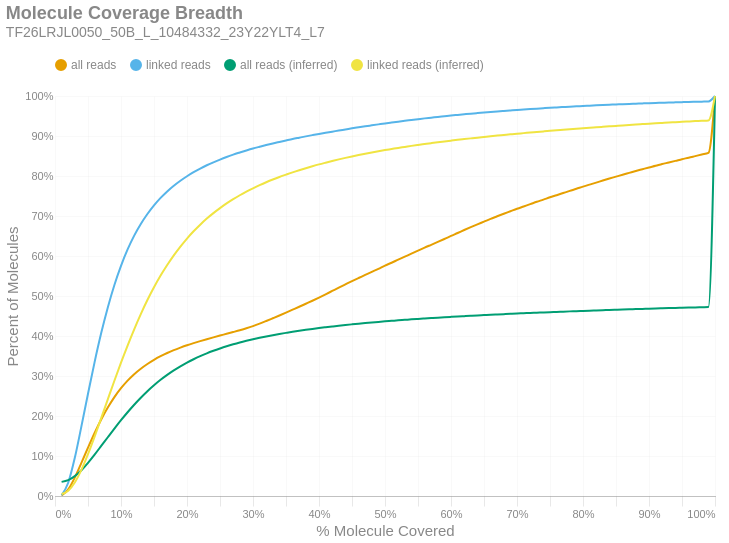

The notebook cell saved with this chart:
### Markdown cell above
### Molecule Read Coverage
This chart shows molecule coverage breadth as computed by the number of bases aligned to that molecule. In other words, "*how much of each unique long molecule is actually sequenced/aligned?*" Keep in mind there is a distinction between sequences and alignments, since some sequences belonging to a particular molecule may not align well and wouldn't appear in the alignment data. This chart also shows molecule coverage breadth as computed by the *inferred fragment* from which the aligned sequences originate. Unlike read coverage, this calculation takes into account the total insert size, including unsequenced gaps between the forward and reverse reads. Like the previous figures, these are cumulative percents.

### Code cell
if SKIPLR:
    print_html(f"Skipped")
else:
    binned_df = consolidated_hist(valids['coverage_bp'], mask, 0.01, True)
    binned_df_inf = consolidated_hist(valids['coverage_inserts'], mask, 0.01, True)
    binned_df = binned_df.with_columns(pl.lit(binned_df_inf['all reads (cumsum)']).alias('all reads (inferred)'))
    binned_df = binned_df.with_columns(pl.lit(binned_df_inf['linked reads (cumsum)']).alias('linked reads (inferred)'))
    binned_df = binned_df.with_columns(
        (pl.col('bin').cast(pl.Float64) + 0.01).alias('right_edge')
    )

    with SafeRender(binned_df):
        (
            density_plot(binned_df, 'Molecule Coverage Breadth', samplename, 'molcov', ['all reads (inferred)','linked reads (inferred)'])
            .encode(
                #x=alt.X('bin:Q', title="% Molecule Covered").axis(format = '%').scale(padding=0),
                x=alt.X('right_edge:Q', title="% Molecule Covered").axis(format='%').scale(padding=0),
                y=alt.Y('value:Q', title='Percent of Molecules')
                    .axis(format='%')
                    .stack(False)
                    .scale(domainMin=0, padding=0),
                color=alt.Color("key:N").scale(domain = ["all reads", "linked reads", "all reads (inferred)", "linked reads (inferred)"]),
                tooltip = [
                    alt.Tooltip("key:N", title = "Data Type"),
                    alt.Tooltip("range_label:N", title="% Molecule Covered"),
                    alt.Tooltip("value:Q", format = ".2%", title="% Molecules")
                ]
            )
        ).display()

### Figure 1 — Vega-Lite specification as saved in the notebook (floating-point values rounded to 4 significant figures)
{"width": "container", "height": 400, "config": {"title": {"anchor": "start", "dy": -15, "fontSize": 18, "color": "#888888", "subtitleColor": "#888888", "subtitleFontSize": 14}, "arc": {"fill": "#0072B2"}, "axis": {"domainColor": "#888888", "domainWidth": 0.5, "gridWidth": 0.2, "grid": false, "titleFontWeight": 400, "titleFontSize": 15, "labelFontSize": 11, "labelColor": "#888888", "tickColor": "#888888", "tickWidth": 0.2, "titleColor": "#888888"}, "axisBand": {"grid": false}, "axisX": {"grid": true, "tickSize": 10, "domainCap": "round"}, "axisY": {"domain": false, "grid": true, "tickSize": 0, "domainCap": "round"}, "background": "transparent", "header": {"labelFontSize": 15, "labelColor": "#888888", "titleFontSize": 15, "titleFontWeight": 600, "titleColor": "#888888"}, "legend": {"labelFont": "sans-serif", "labelFontSize": 12, "labelColor": "#888888", "symbolSize": 100, "symbolType": "circle", "titleFontSize": 12, "titlePadding": 10, "titleColor": "#888888", "title": null, "orient": "top"}, "range": {"category": ["#E69F00", "#56B4E9", "#009E73", "#F0E442", "#0072B2", "#D55E00", "#CC79A7", "#000000"], "diverging": ["#cfe8f3", "#a2d4ec", "#73bfe2", "#46abdb", "#1696d2", "#12719e"]}, "area": {"fill": "#0072B2", "fillOpacity": 0.7, "line": true, "strokeOpacity": 0.7}, "line": {"color": "#0072B2", "stroke": "#0072B2", "strokeWidth": 2}, "trail": {"color": "#0072B2", "stroke": "#0072B2", "strokeWidth": 0, "size": 1}, "point": {"filled": true, "fillOpacity": 1.0, "size": 95}, "text": {"color": "#888888", "fontSize": 11, "align": "right", "fontWeight": 400, "size": 11}, "bar": {"fill": "#0072B2", "stroke": null}, "view": {"stroke": null, "continuousWidth": 660, "continuousHeight": 400}}, "data": {"name": "data-68fd6a079a2ad0469c7ed7110d65af13"}, "mark": {"type": "line", "interpolate": "monotone", "point": {"opacity": 0, "size": 275}}, "encoding": {"color": {"field": "key", "scale": {"domain": ["all reads", "linked reads", "all reads (inferred)", "linked reads (inferred)"]}, "type": "nominal"}, "tooltip": [{"field": "key", "title": "Data Type", "type": "nominal"}, {"field": "range_label", "title": "% Molecule Covered", "type": "nominal"}, {"field": "value", "format": ".2%", "title": "% Molecules", "type": "quantitative"}], "x": {"axis": {"format": "%"}, "field": "right_edge", "scale": {"padding": 0}, "title": "% Molecule Covered", "type": "quantitative"}, "y": {"axis": {"format": "%"}, "field": "value", "scale": {"domainMin": 0, "padding": 0}, "stack": false, "title": "Percent of Molecules", "type": "quantitative"}}, "params": [{"name": "param_c36ac31b6afebe62", "select": {"type": "point", "fields": ["key"]}, "bind": "legend"}], "title": {"text": "Molecule Coverage Breadth", "subtitle": "TF26LRJL0050_50B_L_10484332_23Y22YLT4_L7"}, "transform": [{"fold": ["all reads (cumsum)", "linked reads (cumsum)", "all reads (inferred)", "linked reads (inferred)"]}, {"calculate": "replace(datum.key, ' (cumsum)', '')", "as": "key"}, {"filter": {"param": "param_c36ac31b6afebe62"}}], "usermeta": {"embedOptions": {"downloadFileName": "TF26LRJL0050_50B_L_10484332_23Y22YLT4_L7.molcov"}}, "$schema": "https://vega.github.io/schema/vega-lite/v6.4.1.json", "datasets": {"data-68fd6a079a2ad0469c7ed7110d65af13": [{"bin": "0.0", "interval": "0.0-0.01", "all reads": 0.00116, "linked reads": 0.00187, "all reads (cumsum)": 0.00116, "linked reads (cumsum)": 0.00187, "range_label": "0.0-0.01", "all reads (inferred)": 0.03528, "linked reads (inferred)": 0.00517, "right_edge": 0.01}, {"bin": "0.01", "interval": "0.01-0.02", "all reads": 0.01535, "linked reads": 0.03122, "all reads (cumsum)": 0.01651, "linked reads (cumsum)": 0.03309, "range_label": "0.01-0.02", "all reads (inferred)": 0.0396, "linked reads (inferred)": 0.01318, "right_edge": 0.02}, {"bin": "0.02", "interval": "0.02-0.03", "all reads": 0.02953, "linked reads": 0.06229, "all reads (cumsum)": 0.04604, "linked reads (cumsum)": 0.09539, "range_label": "0.02-0.03", "all reads (inferred)": 0.04966, "linked reads (inferred)": 0.03388, "right_edge": 0.03}, {"bin": "0.03", "interval": "0.03-0.04", "all reads": 0.03677, "linked reads": 0.07863, "all reads (cumsum)": 0.08281, "linked reads (cumsum)": 0.174, "range_label": "0.03-0.04", "all reads (inferred)": 0.06454, "linked reads (inferred)": 0.06526, "right_edge": 0.04}, {"bin": "0.04", "interval": "0.04-0.05", "all reads": 0.03797, "linked reads": 0.08153, "all reads (cumsum)": 0.1208, "linked reads (cumsum)": 0.2555, "range_label": "0.04-0.05", "all reads (inferred)": 0.083, "linked reads (inferred)": 0.1045, "right_edge": 0.05}, {"bin": "0.05", "interval": "0.05-0.06", "all reads": 0.0368, "linked reads": 0.07917, "all reads (cumsum)": 0.1576, "linked reads (cumsum)": 0.3347, "range_label": "0.05-0.06", "all reads (inferred)": 0.1035, "linked reads (inferred)": 0.1484, "right_edge": 0.06}, {"bin": "0.06", "interval": "0.06-0.07", "all reads": 0.03366, "linked reads": 0.07252, "all reads (cumsum)": 0.1912, "linked reads (cumsum)": 0.4072, "range_label": "0.06-0.07", "all reads (inferred)": 0.1251, "linked reads (inferred)": 0.1948, "right_edge": 0.07}, {"bin": "0.07", "interval": "0.07-0.08", "all reads": 0.02979, "linked reads": 0.06419, "all reads (cumsum)": 0.221, "linked reads (cumsum)": 0.4714, "range_label": "0.07-0.08", "all reads (inferred)": 0.1469, "linked reads (inferred)": 0.2416, "right_edge": 0.08}, {"bin": "0.08", "interval": "0.08-0.09", "all reads": 0.02615, "linked reads": 0.05625, "all reads (cumsum)": 0.2472, "linked reads (cumsum)": 0.5277, "range_label": "0.08-0.09", "all reads (inferred)": 0.1685, "linked reads (inferred)": 0.2882, "right_edge": 0.09}, {"bin": "0.09", "interval": "0.09-0.1", "all reads": 0.02223, "linked reads": 0.04778, "all reads (cumsum)": 0.2694, "linked reads (cumsum)": 0.5755, "range_label": "0.09-0.1", "all reads (inferred)": 0.1895, "linked reads (inferred)": 0.3334, "right_edge": 0.1}, {"bin": "0.1", "interval": "0.1-0.11", "all reads": 0.01901, "linked reads": 0.04087, "all reads (cumsum)": 0.2884, "linked reads (cumsum)": 0.6163, "range_label": "0.1-0.11", "all reads (inferred)": 0.2094, "linked reads (inferred)": 0.3762, "right_edge": 0.11}, {"bin": "0.11", "interval": "0.11-0.12", "all reads": 0.01615, "linked reads": 0.03461, "all reads (cumsum)": 0.3046, "linked reads (cumsum)": 0.6509, "range_label": "0.11-0.12", "all reads (inferred)": 0.2282, "linked reads (inferred)": 0.4168, "right_edge": 0.12}, {"bin": "0.12", "interval": "0.12-0.13", "all reads": 0.01365, "linked reads": 0.02904, "all reads (cumsum)": 0.3182, "linked reads (cumsum)": 0.68, "range_label": "0.12-0.13", "all reads (inferred)": 0.2458, "linked reads (inferred)": 0.4546, "right_edge": 0.13}, {"bin": "0.13", "interval": "0.13-0.14", "all reads": 0.01181, "linked reads": 0.02491, "all reads (cumsum)": 0.33, "linked reads (cumsum)": 0.7049, "range_label": "0.13-0.14", "all reads (inferred)": 0.2621, "linked reads (inferred)": 0.4899, "right_edge": 0.14}, {"bin": "0.14", "interval": "0.14-0.15", "all reads": 0.01036, "linked reads": 0.02165, "all reads (cumsum)": 0.3404, "linked reads (cumsum)": 0.7265, "range_label": "0.14-0.15", "all reads (inferred)": 0.2769, "linked reads (inferred)": 0.5218, "right_edge": 0.15}, {"bin": "0.15", "interval": "0.15-0.16", "all reads": 0.009037, "linked reads": 0.01866, "all reads (cumsum)": 0.3494, "linked reads (cumsum)": 0.7452, "range_label": "0.15-0.16", "all reads (inferred)": 0.2905, "linked reads (inferred)": 0.551, "right_edge": 0.16}, {"bin": "0.16", "interval": "0.16-0.17", "all reads": 0.00797, "linked reads": 0.01622, "all reads (cumsum)": 0.3574, "linked reads (cumsum)": 0.7614, "range_label": "0.16-0.17", "all reads (inferred)": 0.3027, "linked reads (inferred)": 0.5774, "right_edge": 0.17}, {"bin": "0.17", "interval": "0.17-0.18", "all reads": 0.007111, "linked reads": 0.01424, "all reads (cumsum)": 0.3645, "linked reads (cumsum)": 0.7757, "range_label": "0.17-0.18", "all reads (inferred)": 0.3139, "linked reads (inferred)": 0.6016, "right_edge": 0.18}, {"bin": "0.18", "interval": "0.18-0.19", "all reads": 0.006376, "linked reads": 0.01244, "all reads (cumsum)": 0.3709, "linked reads (cumsum)": 0.7881, "range_label": "0.18-0.19", "all reads (inferred)": 0.3241, "linked reads (inferred)": 0.6235, "right_edge": 0.19}, {"bin": "0.19", "interval": "0.19-0.2", "all reads": 0.005905, "linked reads": 0.01132, "all reads (cumsum)": 0.3768, "linked reads (cumsum)": 0.7994, "range_label": "0.19-0.2", "all reads (inferred)": 0.3335, "linked reads (inferred)": 0.6437, "right_edge": 0.2}, {"bin": "0.2", "interval": "0.2-0.21", "all reads": 0.00536, "linked reads": 0.01005, "all reads (cumsum)": 0.3822, "linked reads (cumsum)": 0.8095, "range_label": "0.2-0.21", "all reads (inferred)": 0.3419, "linked reads (inferred)": 0.6618, "right_edge": 0.21}, {"bin": "0.21", "interval": "0.21-0.22", "all reads": 0.005038, "linked reads": 0.009132, "all reads (cumsum)": 0.3872, "linked reads (cumsum)": 0.8186, "range_label": "0.21-0.22", "all reads (inferred)": 0.3496, "linked reads (inferred)": 0.6783, "right_edge": 0.22}, {"bin": "0.22", "interval": "0.22-0.23", "all reads": 0.004825, "linked reads": 0.008207, "all reads (cumsum)": 0.392, "linked reads (cumsum)": 0.8268, "range_label": "0.22-0.23", "all reads (inferred)": 0.3567, "linked reads (inferred)": 0.6936, "right_edge": 0.23}, {"bin": "0.23", "interval": "0.23-0.24", "all reads": 0.004623, "linked reads": 0.00745, "all reads (cumsum)": 0.3967, "linked reads (cumsum)": 0.8343, "range_label": "0.23-0.24", "all reads (inferred)": 0.363, "linked reads (inferred)": 0.7073, "right_edge": 0.24}, {"bin": "0.24", "interval": "0.24-0.25", "all reads": 0.00451, "linked reads": 0.00684, "all reads (cumsum)": 0.4012, "linked reads (cumsum)": 0.8411, "range_label": "0.24-0.25", "all reads (inferred)": 0.3688, "linked reads (inferred)": 0.7198, "right_edge": 0.25}, {"bin": "0.25", "interval": "0.25-0.26", "all reads": 0.004334, "linked reads": 0.006421, "all reads (cumsum)": 0.4055, "linked reads (cumsum)": 0.8475, "range_label": "0.25-0.26", "all reads (inferred)": 0.3742, "linked reads (inferred)": 0.7314, "right_edge": 0.26}, {"bin": "0.26", "interval": "0.26-0.27", "all reads": 0.004449, "linked reads": 0.006016, "all reads (cumsum)": 0.4099, "linked reads (cumsum)": 0.8535, "range_label": "0.26-0.27", "all reads (inferred)": 0.3792, "linked reads (inferred)": 0.7421, "right_edge": 0.27}, {"bin": "0.27", "interval": "0.27-0.28", "all reads": 0.004529, "linked reads": 0.005316, "all reads (cumsum)": 0.4145, "linked reads (cumsum)": 0.8589, "range_label": "0.27-0.28", "all reads (inferred)": 0.3838, "linked reads (inferred)": 0.7519, "right_edge": 0.28}, {"bin": "0.28", "interval": "0.28-0.29", "all reads": 0.004884, "linked reads": 0.005065, "all reads (cumsum)": 0.4194, "linked reads (cumsum)": 0.8639, "range_label": "0.28-0.29", "all reads (inferred)": 0.388, "linked reads (inferred)": 0.7609, "right_edge": 0.29}, {"bin": "0.29", "interval": "0.29-0.3", "all reads": 0.005411, "linked reads": 0.004812, "all reads (cumsum)": 0.4248, "linked reads (cumsum)": 0.8687, "range_label": "0.29-0.3", "all reads (inferred)": 0.3919, "linked reads (inferred)": 0.7693, "right_edge": 0.3}, {"bin": "0.3", "interval": "0.3-0.31", "all reads": 0.00605, "linked reads": 0.004427, "all reads (cumsum)": 0.4308, "linked reads (cumsum)": 0.8732, "range_label": "0.3-0.31", "all reads (inferred)": 0.3955, "linked reads (inferred)": 0.777, "right_edge": 0.31}, {"bin": "0.31", "interval": "0.31-0.32", "all reads": 0.00663, "linked reads": 0.004321, "all reads (cumsum)": 0.4374, "linked reads (cumsum)": 0.8775, "range_label": "0.31-0.32", "all reads (inferred)": 0.3989, "linked reads (inferred)": 0.7843, "right_edge": 0.32}, {"bin": "0.32", "interval": "0.32-0.33", "all reads": 0.006891, "linked reads": 0.004002, "all reads (cumsum)": 0.4443, "linked reads (cumsum)": 0.8815, "range_label": "0.32-0.33", "all reads (inferred)": 0.4021, "linked reads (inferred)": 0.7911, "right_edge": 0.33}, {"bin": "0.33", "interval": "0.33-0.34", "all reads": 0.006965, "linked reads": 0.003733, "all reads (cumsum)": 0.4513, "linked reads (cumsum)": 0.8852, "range_label": "0.33-0.34", "all reads (inferred)": 0.4051, "linked reads (inferred)": 0.7975, "right_edge": 0.34}, {"bin": "0.34", "interval": "0.34-0.35", "all reads": 0.007179, "linked reads": 0.003679, "all reads (cumsum)": 0.4585, "linked reads (cumsum)": 0.8889, "range_label": "0.34-0.35", "all reads (inferred)": 0.4078, "linked reads (inferred)": 0.8034, "right_edge": 0.35}, {"bin": "0.35", "interval": "0.35-0.36", "all reads": 0.007289, "linked reads": 0.003632, "all reads (cumsum)": 0.4658, "linked reads (cumsum)": 0.8925, "range_label": "0.35-0.36", "all reads (inferred)": 0.4105, "linked reads (inferred)": 0.8091, "right_edge": 0.36}, {"bin": "0.36", "interval": "0.36-0.37", "all reads": 0.007311, "linked reads": 0.003293, "all reads (cumsum)": 0.4731, "linked reads (cumsum)": 0.8958, "range_label": "0.36-0.37", "all reads (inferred)": 0.413, "linked reads (inferred)": 0.8145, "right_edge": 0.37}, {"bin": "0.37", "interval": "0.37-0.38", "all reads": 0.007507, "linked reads": 0.003259, "all reads (cumsum)": 0.4806, "linked reads (cumsum)": 0.8991, "range_label": "0.37-0.38", "all reads (inferred)": 0.4154, "linked reads (inferred)": 0.8195, "right_edge": 0.38}, {"bin": "0.38", "interval": "0.38-0.39", "all reads": 0.007551, "linked reads": 0.003115, "all reads (cumsum)": 0.4881, "linked reads (cumsum)": 0.9022, "range_label": "0.38-0.39", "all reads (inferred)": 0.4177, "linked reads (inferred)": 0.8244, "right_edge": 0.39}, {"bin": "0.39", "interval": "0.39-0.4", "all reads": 0.007847, "linked reads": 0.003041, "all reads (cumsum)": 0.496, "linked reads (cumsum)": 0.9052, "range_label": "0.39-0.4", "all reads (inferred)": 0.4198, "linked reads (inferred)": 0.8291, "right_edge": 0.4}, {"bin": "0.4", "interval": "0.4-0.41", "all reads": 0.008163, "linked reads": 0.002878, "all reads (cumsum)": 0.5042, "linked reads (cumsum)": 0.9081, "range_label": "0.4-0.41", "all reads (inferred)": 0.4218, "linked reads (inferred)": 0.8333, "right_edge": 0.41}, {"bin": "0.41", "interval": "0.41-0.42", "all reads": 0.008422, "linked reads": 0.00275, "all reads (cumsum)": 0.5126, "linked reads (cumsum)": 0.9109, "range_label": "0.41-0.42", "all reads (inferred)": 0.4238, "linked reads (inferred)": 0.8375, "right_edge": 0.42}, {"bin": "0.42", "interval": "0.42-0.43", "all reads": 0.008444, "linked reads": 0.002871, "all reads (cumsum)": 0.521, "linked reads (cumsum)": 0.9137, "range_label": "0.42-0.43", "all reads (inferred)": 0.4257, "linked reads (inferred)": 0.8415, "right_edge": 0.43}, {"bin": "0.43", "interval": "0.43-0.44", "all reads": 0.008095, "linked reads": 0.002656, "all reads (cumsum)": 0.5291, "linked reads (cumsum)": 0.9164, "range_label": "0.43-0.44", "all reads (inferred)": 0.4275, "linked reads (inferred)": 0.8453, "right_edge": 0.44}, {"bin": "0.44", "interval": "0.44-0.45", "all reads": 0.008057, "linked reads": 0.002743, "all reads (cumsum)": 0.5372, "linked reads (cumsum)": 0.9191, "range_label": "0.44-0.45", "all reads (inferred)": 0.4291, "linked reads (inferred)": 0.8489, "right_edge": 0.45}, {"bin": "0.45", "interval": "0.45-0.46", "all reads": 0.00778, "linked reads": 0.00256, "all reads (cumsum)": 0.545, "linked reads (cumsum)": 0.9217, "range_label": "0.45-0.46", "all reads (inferred)": 0.4308, "linked reads (inferred)": 0.8524, "right_edge": 0.46}, {"bin": "0.46", "interval": "0.46-0.47", "all reads": 0.007647, "linked reads": 0.002536, "all reads (cumsum)": 0.5526, "linked reads (cumsum)": 0.9242, "range_label": "0.46-0.47", "all reads (inferred)": 0.4323, "linked reads (inferred)": 0.8557, "right_edge": 0.47}, {"bin": "0.47", "interval": "0.47-0.48", "all reads": 0.007714, "linked reads": 0.002415, "all reads (cumsum)": 0.5603, "linked reads (cumsum)": 0.9266, "range_label": "0.47-0.48", "all reads (inferred)": 0.4338, "linked reads (inferred)": 0.8588, "right_edge": 0.48}, {"bin": "0.48", "interval": "0.48-0.49", "all reads": 0.007549, "linked reads": 0.002408, "all reads (cumsum)": 0.5679, "linked reads (cumsum)": 0.9291, "range_label": "0.48-0.49", "all reads (inferred)": 0.4353, "linked reads (inferred)": 0.8619, "right_edge": 0.49}, {"bin": "0.49", "interval": "0.49-0.5", "all reads": 0.008231, "linked reads": 0.002397, "all reads (cumsum)": 0.5761, "linked reads (cumsum)": 0.9315, "range_label": "0.49-0.5", "all reads (inferred)": 0.4366, "linked reads (inferred)": 0.8647, "right_edge": 0.5}, {"bin": "0.5", "interval": "0.5-0.51", "all reads": 0.007082, "linked reads": 0.002227, "all reads (cumsum)": 0.5832, "linked reads (cumsum)": 0.9337, "range_label": "0.5-0.51", "all reads (inferred)": 0.4379, "linked reads (inferred)": 0.8675, "right_edge": 0.51}, {"bin": "0.51", "interval": "0.51-0.52", "all reads": 0.007738, "linked reads": 0.00218, "all reads (cumsum)": 0.5909, "linked reads (cumsum)": 0.9359, "range_label": "0.51-0.52", "all reads (inferred)": 0.4392, "linked reads (inferred)": 0.8702, "right_edge": 0.52}, {"bin": "0.52", "interval": "0.52-0.53", "all reads": 0.007454, "linked reads": 0.002096, "all reads (cumsum)": 0.5984, "linked reads (cumsum)": 0.938, "range_label": "0.52-0.53", "all reads (inferred)": 0.4404, "linked reads (inferred)": 0.8727, "right_edge": 0.53}, {"bin": "0.53", "interval": "0.53-0.54", "all reads": 0.007539, "linked reads": 0.002018, "all reads (cumsum)": 0.6059, "linked reads (cumsum)": 0.94, "range_label": "0.53-0.54", "all reads (inferred)": 0.4416, "linked reads (inferred)": 0.8753, "right_edge": 0.54}, {"bin": "0.54", "interval": "0.54-0.55", "all reads": 0.007384, "linked reads": 0.002049, "all reads (cumsum)": 0.6133, "linked reads (cumsum)": 0.942, "range_label": "0.54-0.55", "all reads (inferred)": 0.4427, "linked reads (inferred)": 0.8777, "right_edge": 0.55}, {"bin": "0.55", "interval": "0.55-0.56", "all reads": 0.007532, "linked reads": 0.002047, "all reads (cumsum)": 0.6208, "linked reads (cumsum)": 0.9441, "range_label": "0.55-0.56", "all reads (inferred)": 0.4438, "linked reads (inferred)": 0.8799, "right_edge": 0.56}, {"bin": "0.56", "interval": "0.56-0.57", "all reads": 0.007144, "linked reads": 0.001755, "all reads (cumsum)": 0.628, "linked reads (cumsum)": 0.9458, "range_label": "0.56-0.57", "all reads (inferred)": 0.4449, "linked reads (inferred)": 0.8821, "right_edge": 0.57}, {"bin": "0.57", "interval": "0.57-0.58", "all reads": 0.007144, "linked reads": 0.001792, "all reads (cumsum)": 0.6351, "linked reads (cumsum)": 0.9476, "range_label": "0.57-0.58", "all reads (inferred)": 0.4459, "linked reads (inferred)": 0.8843, "right_edge": 0.58}, {"bin": "0.58", "interval": "0.58-0.59", "all reads": 0.007385, "linked reads": 0.001725, "all reads (cumsum)": 0.6425, "linked reads (cumsum)": 0.9493, "range_label": "0.58-0.59", "all reads (inferred)": 0.4469, "linked reads (inferred)": 0.8864, "right_edge": 0.59}, {"bin": "0.59", "interval": "0.59-0.6", "all reads": 0.00767, "linked reads": 0.001753, "all reads (cumsum)": 0.6502, "linked reads (cumsum)": 0.9511, "range_label": "0.59-0.6", "all reads (inferred)": 0.4478, "linked reads (inferred)": 0.8884, "right_edge": 0.6}, {"bin": "0.6", "interval": "0.6-0.61", "all reads": 0.007283, "linked reads": 0.001598, "all reads (cumsum)": 0.6574, "linked reads (cumsum)": 0.9527, "range_label": "0.6-0.61", "all reads (inferred)": 0.4488, "linked reads (inferred)": 0.8904, "right_edge": 0.61}, {"bin": "0.61", "interval": "0.61-0.62", "all reads": 0.007496, "linked reads": 0.001585, "all reads (cumsum)": 0.6649, "linked reads (cumsum)": 0.9543, "range_label": "0.61-0.62", "all reads (inferred)": 0.4497, "linked reads (inferred)": 0.8922, "right_edge": 0.62}, {"bin": "0.62", "interval": "0.62-0.63", "all reads": 0.007237, "linked reads": 0.00157, "all reads (cumsum)": 0.6722, "linked reads (cumsum)": 0.9558, "range_label": "0.62-0.63", "all reads (inferred)": 0.4506, "linked reads (inferred)": 0.8941, "right_edge": 0.63}, {"bin": "0.63", "interval": "0.63-0.64", "all reads": 0.007031, "linked reads": 0.001473, "all reads (cumsum)": 0.6792, "linked reads (cumsum)": 0.9573, "range_label": "0.63-0.64", "all reads (inferred)": 0.4514, "linked reads (inferred)": 0.8959, "right_edge": 0.64}, {"bin": "0.64", "interval": "0.64-0.65", "all reads": 0.006779, "linked reads": 0.001445, "all reads (cumsum)": 0.686, "linked reads (cumsum)": 0.9588, "range_label": "0.64-0.65", "all reads (inferred)": 0.4523, "linked reads (inferred)": 0.8976, "right_edge": 0.65}, {"bin": "0.65", "interval": "0.65-0.66", "all reads": 0.006849, "linked reads": 0.00138, "all reads (cumsum)": 0.6928, "linked reads (cumsum)": 0.9601, "range_label": "0.65-0.66", "all reads (inferred)": 0.4531, "linked reads (inferred)": 0.8994, "right_edge": 0.66}, {"bin": "0.66", "interval": "0.66-0.67", "all reads": 0.0064, "linked reads": 0.001303, "all reads (cumsum)": 0.6992, "linked reads (cumsum)": 0.9614, "range_label": "0.66-0.67", "all reads (inferred)": 0.4539, "linked reads (inferred)": 0.901, "right_edge": 0.67}, {"bin": "0.67", "interval": "0.67-0.68", "all reads": 0.006446, "linked reads": 0.001224, "all reads (cumsum)": 0.7057, "linked reads (cumsum)": 0.9627, "range_label": "0.67-0.68", "all reads (inferred)": 0.4546, "linked reads (inferred)": 0.9026, "right_edge": 0.68}, {"bin": "0.68", "interval": "0.68-0.69", "all reads": 0.006206, "linked reads": 0.001205, "all reads (cumsum)": 0.7119, "linked reads (cumsum)": 0.9639, "range_label": "0.68-0.69", "all reads (inferred)": 0.4554, "linked reads (inferred)": 0.9042, "right_edge": 0.69}, {"bin": "0.69", "interval": "0.69-0.7", "all reads": 0.006217, "linked reads": 0.0012, "all reads (cumsum)": 0.7181, "linked reads (cumsum)": 0.9651, "range_label": "0.69-0.7", "all reads (inferred)": 0.4562, "linked reads (inferred)": 0.9057, "right_edge": 0.7}, {"bin": "0.7", "interval": "0.7-0.71", "all reads": 0.005784, "linked reads": 0.001097, "all reads (cumsum)": 0.7239, "linked reads (cumsum)": 0.9662, "range_label": "0.7-0.71", "all reads (inferred)": 0.4569, "linked reads (inferred)": 0.9072, "right_edge": 0.71}, {"bin": "0.71", "interval": "0.71-0.72", "all reads": 0.005771, "linked reads": 0.001149, "all reads (cumsum)": 0.7297, "linked reads (cumsum)": 0.9673, "range_label": "0.71-0.72", "all reads (inferred)": 0.4576, "linked reads (inferred)": 0.9087, "right_edge": 0.72}, {"bin": "0.72", "interval": "0.72-0.73", "all reads": 0.005852, "linked reads": 0.001096, "all reads (cumsum)": 0.7355, "linked reads (cumsum)": 0.9684, "range_label": "0.72-0.73", "all reads (inferred)": 0.4583, "linked reads (inferred)": 0.9101, "right_edge": 0.73}, {"bin": "0.73", "interval": "0.73-0.74", "all reads": 0.005515, "linked reads": 0.001062, "all reads (cumsum)": 0.741, "linked reads (cumsum)": 0.9695, "range_label": "0.73-0.74", "all reads (inferred)": 0.459, "linked reads (inferred)": 0.9115, "right_edge": 0.74}, {"bin": "0.74", "interval": "0.74-0.75", "all reads": 0.005738, "linked reads": 0.00104, "all reads (cumsum)": 0.7468, "linked reads (cumsum)": 0.9705, "range_label": "0.74-0.75", "all reads (inferred)": 0.4597, "linked reads (inferred)": 0.9129, "right_edge": 0.75}, {"bin": "0.75", "interval": "0.75-0.76", "all reads": 0.005269, "linked reads": 0.0009355, "all reads (cumsum)": 0.752, "linked reads (cumsum)": 0.9715, "range_label": "0.75-0.76", "all reads (inferred)": 0.4603, "linked reads (inferred)": 0.9142, "right_edge": 0.76}, {"bin": "0.76", "interval": "0.76-0.77", "all reads": 0.005394, "linked reads": 0.0009158, "all reads (cumsum)": 0.7574, "linked reads (cumsum)": 0.9724, "range_label": "0.76-0.77", "all reads (inferred)": 0.4609, "linked reads (inferred)": 0.9155, "right_edge": 0.77}, {"bin": "0.77", "interval": "0.77-0.78", "all reads": 0.005387, "linked reads": 0.0009088, "all reads (cumsum)": 0.7628, "linked reads (cumsum)": 0.9733, "range_label": "0.77-0.78", "all reads (inferred)": 0.4616, "linked reads (inferred)": 0.9168, "right_edge": 0.78}, {"bin": "0.78", "interval": "0.78-0.79", "all reads": 0.00514, "linked reads": 0.0008287, "all reads (cumsum)": 0.768, "linked reads (cumsum)": 0.9741, "range_label": "0.78-0.79", "all reads (inferred)": 0.4621, "linked reads (inferred)": 0.9181, "right_edge": 0.79}, {"bin": "0.79", "interval": "0.79-0.8", "all reads": 0.00557, "linked reads": 0.0008891, "all reads (cumsum)": 0.7735, "linked reads (cumsum)": 0.975, "range_label": "0.79-0.8", "all reads (inferred)": 0.4628, "linked reads (inferred)": 0.9194, "right_edge": 0.8}, {"bin": "0.8", "interval": "0.8-0.81", "all reads": 0.004895, "linked reads": 0.0007939, "all reads (cumsum)": 0.7784, "linked reads (cumsum)": 0.9758, "range_label": "0.8-0.81", "all reads (inferred)": 0.4634, "linked reads (inferred)": 0.9206, "right_edge": 0.81}, {"bin": "0.81", "interval": "0.81-0.82", "all reads": 0.00501, "linked reads": 0.0008276, "all reads (cumsum)": 0.7834, "linked reads (cumsum)": 0.9766, "range_label": "0.81-0.82", "all reads (inferred)": 0.4639, "linked reads (inferred)": 0.9217, "right_edge": 0.82}, {"bin": "0.82", "interval": "0.82-0.83", "all reads": 0.005212, "linked reads": 0.000802, "all reads (cumsum)": 0.7886, "linked reads (cumsum)": 0.9774, "range_label": "0.82-0.83", "all reads (inferred)": 0.4645, "linked reads (inferred)": 0.9229, "right_edge": 0.83}, {"bin": "0.83", "interval": "0.83-0.84", "all reads": 0.004957, "linked reads": 0.0007509, "all reads (cumsum)": 0.7936, "linked reads (cumsum)": 0.9782, "range_label": "0.83-0.84", "all reads (inferred)": 0.4651, "linked reads (inferred)": 0.9241, "right_edge": 0.84}, {"bin": "0.84", "interval": "0.84-0.85", "all reads": 0.004751, "linked reads": 0.0006999, "all reads (cumsum)": 0.7984, "linked reads (cumsum)": 0.9789, "range_label": "0.84-0.85", "all reads (inferred)": 0.4657, "linked reads (inferred)": 0.9253, "right_edge": 0.85}, {"bin": "0.85", "interval": "0.85-0.86", "all reads": 0.004797, "linked reads": 0.0007649, "all reads (cumsum)": 0.8031, "linked reads (cumsum)": 0.9796, "range_label": "0.85-0.86", "all reads (inferred)": 0.4662, "linked reads (inferred)": 0.9265, "right_edge": 0.86}, {"bin": "0.86", "interval": "0.86-0.87", "all reads": 0.004662, "linked reads": 0.00065, "all reads (cumsum)": 0.8078, "linked reads (cumsum)": 0.9803, "range_label": "0.86-0.87", "all reads (inferred)": 0.4668, "linked reads (inferred)": 0.9276, "right_edge": 0.87}, {"bin": "0.87", "interval": "0.87-0.88", "all reads": 0.004672, "linked reads": 0.0006035, "all reads (cumsum)": 0.8125, "linked reads (cumsum)": 0.9809, "range_label": "0.87-0.88", "all reads (inferred)": 0.4673, "linked reads (inferred)": 0.9286, "right_edge": 0.88}, {"bin": "0.88", "interval": "0.88-0.89", "all reads": 0.004408, "linked reads": 0.0006233, "all reads (cumsum)": 0.8169, "linked reads (cumsum)": 0.9815, "range_label": "0.88-0.89", "all reads (inferred)": 0.4678, "linked reads (inferred)": 0.9297, "right_edge": 0.89}, {"bin": "0.89", "interval": "0.89-0.9", "all reads": 0.004404, "linked reads": 0.0005919, "all reads (cumsum)": 0.8213, "linked reads (cumsum)": 0.9821, "range_label": "0.89-0.9", "all reads (inferred)": 0.4683, "linked reads (inferred)": 0.9308, "right_edge": 0.9}, {"bin": "0.9", "interval": "0.9-0.91", "all reads": 0.004114, "linked reads": 0.0005258, "all reads (cumsum)": 0.8254, "linked reads (cumsum)": 0.9826, "range_label": "0.9-0.91", "all reads (inferred)": 0.4688, "linked reads (inferred)": 0.9318, "right_edge": 0.91}, {"bin": "0.91", "interval": "0.91-0.92", "all reads": 0.004564, "linked reads": 0.0005119, "all reads (cumsum)": 0.83, "linked reads (cumsum)": 0.9831, "range_label": "0.91-0.92", "all reads (inferred)": 0.4693, "linked reads (inferred)": 0.9328, "right_edge": 0.92}, {"bin": "0.92", "interval": "0.92-0.93", "all reads": 0.003773, "linked reads": 0.0005246, "all reads (cumsum)": 0.8337, "linked reads (cumsum)": 0.9837, "range_label": "0.92-0.93", "all reads (inferred)": 0.4697, "linked reads (inferred)": 0.9337, "right_edge": 0.93}, {"bin": "0.93", "interval": "0.93-0.94", "all reads": 0.004043, "linked reads": 0.0004666, "all reads (cumsum)": 0.8378, "linked reads (cumsum)": 0.9841, "range_label": "0.93-0.94", "all reads (inferred)": 0.4701, "linked reads (inferred)": 0.9346, "right_edge": 0.94}, {"bin": "0.94", "interval": "0.94-0.95", "all reads": 0.00426, "linked reads": 0.0004654, "all reads (cumsum)": 0.842, "linked reads (cumsum)": 0.9846, "range_label": "0.94-0.95", "all reads (inferred)": 0.4706, "linked reads (inferred)": 0.9355, "right_edge": 0.95}, {"bin": "0.95", "interval": "0.95-0.96", "all reads": 0.003647, "linked reads": 0.0004515, "all reads (cumsum)": 0.8457, "linked reads (cumsum)": 0.9851, "range_label": "0.95-0.96", "all reads (inferred)": 0.471, "linked reads (inferred)": 0.9363, "right_edge": 0.96}, {"bin": "0.96", "interval": "0.96-0.97", "all reads": 0.004017, "linked reads": 0.0003865, "all reads (cumsum)": 0.8497, "linked reads (cumsum)": 0.9854, "range_label": "0.96-0.97", "all reads (inferred)": 0.4715, "linked reads (inferred)": 0.9372, "right_edge": 0.97}, {"bin": "0.97", "interval": "0.97-0.98", "all reads": 0.004009, "linked reads": 0.0003969, "all reads (cumsum)": 0.8537, "linked reads (cumsum)": 0.9858, "range_label": "0.97-0.98", "all reads (inferred)": 0.472, "linked reads (inferred)": 0.9381, "right_edge": 0.98}, {"bin": "0.98", "interval": "0.98-0.99", "all reads": 0.003895, "linked reads": 0.000419, "all reads (cumsum)": 0.8576, "linked reads (cumsum)": 0.9863, "range_label": "0.98-0.99", "all reads (inferred)": 0.4724, "linked reads (inferred)": 0.939, "right_edge": 0.99}, {"bin": "0.99", "interval": "0.99-1.0", "all reads": 0.1424, "linked reads": 0.01374, "all reads (cumsum)": 1.0, "linked reads (cumsum)": 1.0, "range_label": "0.99-1.0", "all reads (inferred)": 1.0, "linked reads (inferred)": 1.0, "right_edge": 1.0}]}}
